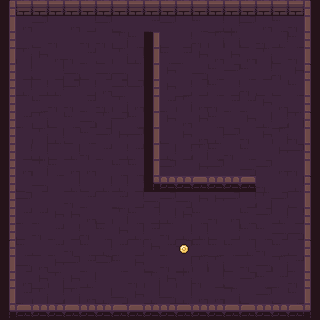

A 2D game scene composited from a Tiled map and its tileset images. What follows is a short description and the map's XML, with every tile layer's data as written:
An orthogonal 20x20 tile map with 16x16 px tiles, 3 tile layers (navigation, walls, enemy).

<map version="1.10" tiledversion="1.10.2" orientation="orthogonal" renderorder="right-down" width="20" height="20" tilewidth="16" tileheight="16" infinite="0" nextlayerid="4" nextobjectid="1">
 <properties>
  <property name="inside" type="bool" value="false" />
 </properties>
 <tileset firstgid="1" source="../tileSets/tilesetsDungeon/Dungeon_Tileset.tsx" />
 <layer id="1" name="navigation" width="20" height="20">
  <properties>
   <property name="render" value="below" />
  </properties>
  <data encoding="csv">
28,28,29,17,10,30,7,28,29,27,27,9,10,7,29,29,27,17,10,19,
17,27,28,19,27,17,28,20,19,7,28,19,10,17,8,28,27,10,30,9,
8,19,20,30,19,30,30,29,10,0,20,17,30,29,29,20,30,8,10,27,
29,29,18,27,30,7,20,29,8,0,10,7,18,27,18,27,29,20,30,27,
29,17,20,17,9,20,9,9,19,0,18,19,9,10,28,10,17,30,18,30,
28,8,17,8,28,17,27,28,28,0,18,17,17,10,17,30,20,20,10,7,
20,19,10,30,30,7,30,29,27,0,7,29,27,30,7,7,18,27,19,20,
28,7,29,20,10,9,29,28,10,0,18,27,18,10,19,18,8,17,29,10,
29,19,29,8,20,10,28,18,28,0,20,18,27,8,28,30,18,29,30,8,
27,17,8,20,8,30,7,17,7,0,8,17,29,10,30,10,19,18,28,20,
20,27,29,10,27,27,19,10,10,0,28,19,18,28,19,9,28,27,30,8,
8,20,9,19,8,20,8,8,17,0,0,0,0,0,0,0,30,19,8,18,
18,28,19,19,30,7,19,7,17,9,28,9,18,18,28,17,29,28,20,18,
17,7,7,18,18,27,20,29,10,17,8,18,10,30,27,10,28,8,17,20,
18,20,30,7,17,30,10,18,8,7,30,8,8,20,17,10,10,9,9,7,
29,10,20,7,30,10,8,7,17,18,7,28,10,10,10,8,30,10,20,8,
19,9,27,18,28,7,28,10,18,20,30,8,29,29,20,30,9,29,7,8,
18,27,18,29,18,8,19,19,30,29,18,29,30,17,20,28,10,7,30,20,
7,7,29,17,29,27,8,9,18,8,9,8,27,27,29,20,28,20,10,10,
20,7,27,29,28,17,10,28,29,19,20,27,7,20,19,7,18,7,18,30
</data>
 </layer>
 <layer id="2" name="walls" width="20" height="20">
  <properties>
   <property name="render" value="below" />
  </properties>
  <data encoding="csv">
1,5,5,5,5,5,5,5,5,5,5,5,5,5,5,5,5,5,5,6,
11,0,0,0,0,0,0,0,0,0,0,0,0,0,0,0,0,0,0,16,
21,0,0,0,0,0,0,0,0,31,0,0,0,0,0,0,0,0,0,26,
11,0,0,0,0,0,0,0,0,31,0,0,0,0,0,0,0,0,0,36,
21,0,0,0,0,0,0,0,0,11,0,0,0,0,0,0,0,0,0,6,
21,0,0,0,0,0,0,0,0,21,0,0,0,0,0,0,0,0,0,16,
21,0,0,0,0,0,0,0,0,31,0,0,0,0,0,0,0,0,0,26,
21,0,0,0,0,0,0,0,0,11,0,0,0,0,0,0,0,0,0,6,
21,0,0,0,0,0,0,0,0,11,0,0,0,0,0,0,0,0,0,16,
21,0,0,0,0,0,0,0,0,11,0,0,0,0,0,0,0,0,0,26,
21,0,0,0,0,0,0,0,0,31,0,0,0,0,0,0,0,0,0,36,
21,0,0,0,0,0,0,0,0,41,43,43,45,44,43,45,0,0,0,6,
21,0,0,0,0,0,0,0,0,0,0,0,0,0,0,0,0,0,0,16,
21,0,0,0,0,0,0,0,0,0,0,0,0,0,0,0,0,0,0,26,
21,0,0,0,0,0,0,0,0,0,0,0,0,0,0,0,0,0,0,36,
1,0,0,0,0,0,0,0,0,0,0,0,0,0,0,0,0,0,0,6,
11,0,0,0,0,0,0,0,0,0,0,0,0,0,0,0,0,0,0,16,
21,0,0,0,0,0,0,0,0,0,0,0,0,0,0,0,0,0,0,26,
31,0,0,0,0,0,0,0,0,0,0,0,0,0,0,0,0,0,0,36,
41,42,43,44,45,43,44,45,42,43,44,45,43,44,45,42,43,44,45,46
</data>
 </layer>
 <layer id="3" name="enemy" width="20" height="20">
  <data encoding="csv">
0,0,0,0,0,0,0,0,0,0,0,0,0,0,0,0,0,0,0,0,
0,0,0,0,0,0,0,0,0,0,0,0,0,0,0,0,0,0,0,0,
0,0,0,0,0,0,0,0,0,0,0,0,0,0,0,0,0,0,0,0,
0,0,0,0,0,0,0,0,0,0,0,0,0,0,0,0,0,0,0,0,
0,0,0,0,0,0,0,0,0,0,0,0,0,0,0,0,0,0,0,0,
0,0,0,0,0,0,0,0,0,0,0,0,0,0,0,0,0,0,0,0,
0,0,0,0,0,0,0,0,0,0,0,0,0,0,0,0,0,0,0,0,
0,0,0,0,0,0,0,0,0,0,0,0,0,0,0,0,0,0,0,0,
0,0,0,0,0,0,0,0,0,0,0,0,0,0,0,0,0,0,0,0,
0,0,0,0,0,0,0,0,0,0,0,0,0,0,0,0,0,0,0,0,
0,0,0,0,0,0,0,0,0,0,0,0,0,0,0,0,0,0,0,0,
0,0,0,0,0,0,0,0,0,0,0,0,0,0,0,0,0,0,0,0,
0,0,0,0,0,0,0,0,0,0,0,0,0,0,0,0,0,0,0,0,
0,0,0,0,0,0,0,0,0,0,0,0,0,0,0,0,0,0,0,0,
0,0,0,0,0,0,0,0,0,0,0,0,0,0,0,0,0,0,0,0,
0,0,0,0,0,0,0,0,0,0,0,87,0,0,0,0,0,0,0,0,
0,0,0,0,0,0,0,0,0,0,0,0,0,0,0,0,0,0,0,0,
0,0,0,0,0,0,0,0,0,0,0,0,0,0,0,0,0,0,0,0,
0,0,0,0,0,0,0,0,0,0,0,0,0,0,0,0,0,0,0,0,
0,0,0,0,0,0,0,0,0,0,0,0,0,0,0,0,0,0,0,0
</data>
 </layer>
</map>
